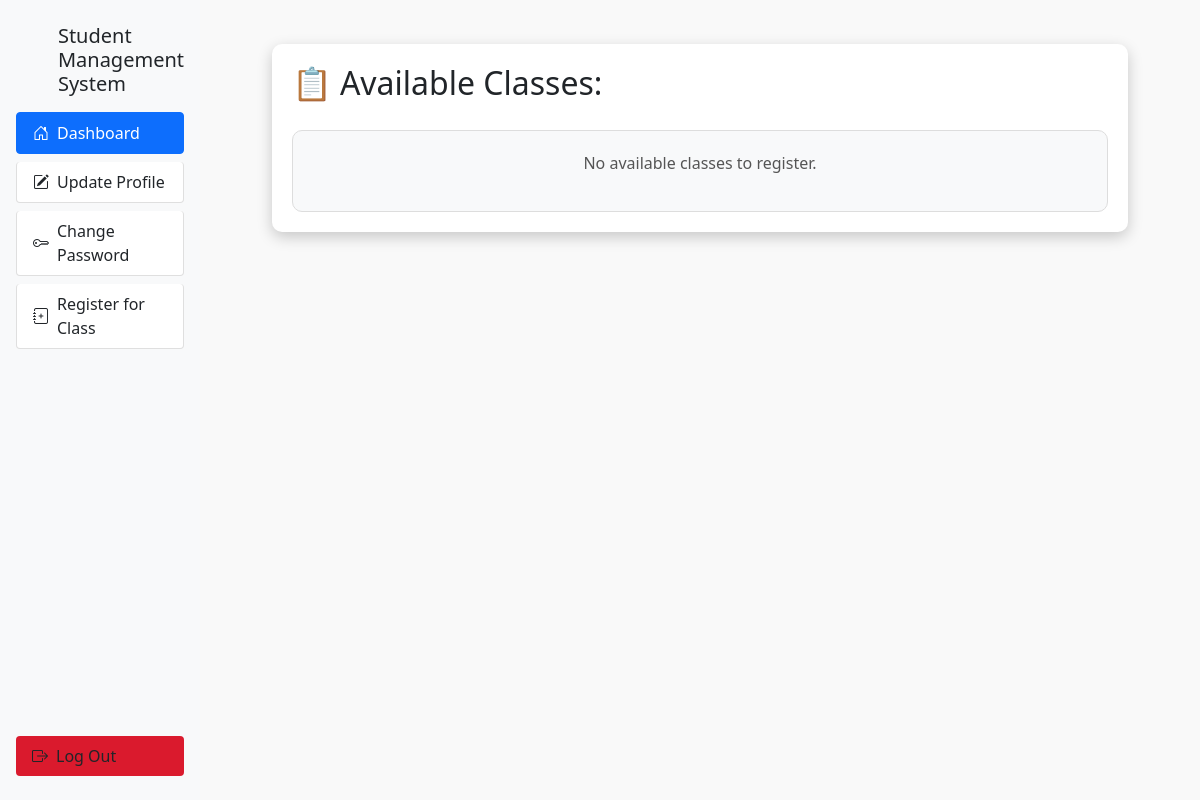
/user/classes/available (signed in), run on an earlier commit of the app's database.
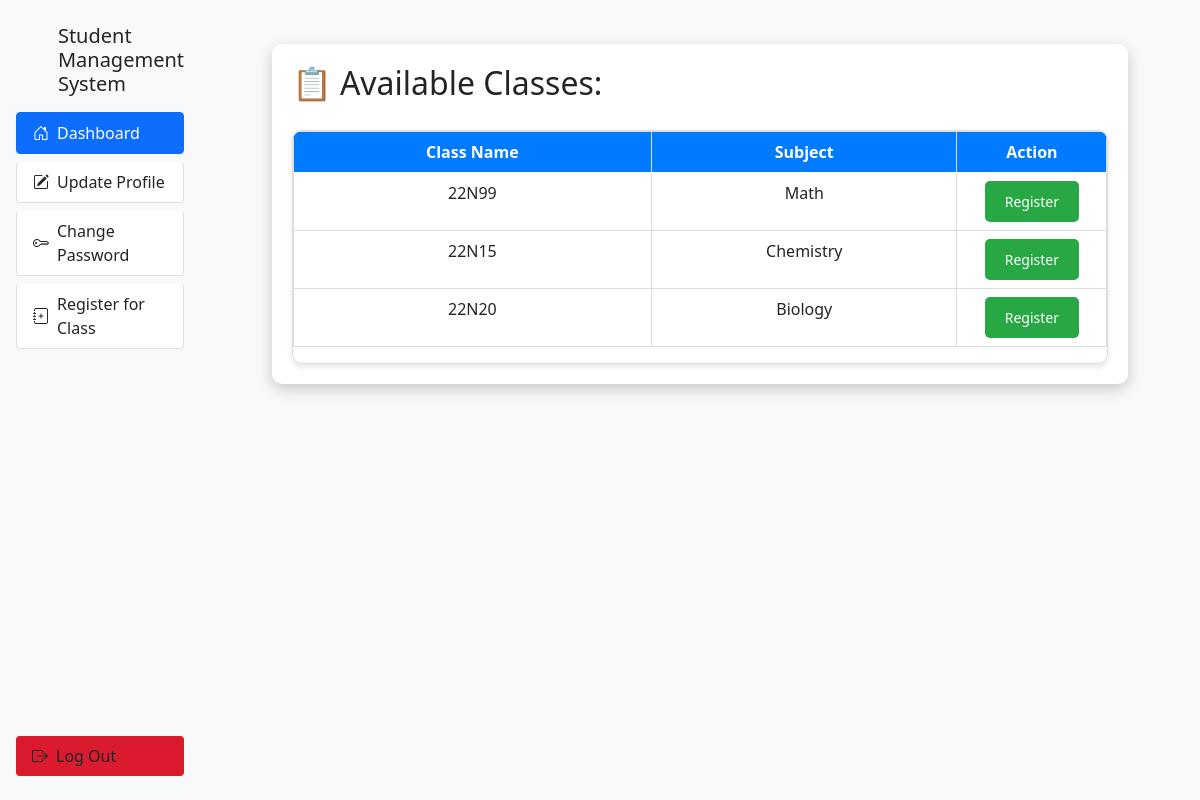
And on a later commit of the database.
### main.py (models this page shows)
class Class(db.Model):
    id_class = db.Column(db.Integer, primary_key=True)
    name = db.Column(db.String(255), nullable=False)
    id_subject = db.Column(db.Integer, db.ForeignKey('subject.id_subject'), nullable=True)
    id_user = db.Column(db.Integer, db.ForeignKey('user.id'), nullable=True)

class Subject(db.Model):
    id_subject = db.Column(db.Integer, primary_key=True)
    name = db.Column(db.String(255), nullable=False)
    id_class = db.Column(db.Integer, db.ForeignKey('class.id_class'), nullable=True)

### main.py (the view)
@app.route('/user/classes/available', methods=['GET'])
def available_classes():
    if not session.get('user_id'):
        flash("You need to log in to view available classes.", "danger")
        return redirect('/')
    user_id = session.get('user_id')
    registered_classes = db.session.query(Student_Class.class_id, Student_Class.status) \
        .filter(Student_Class.user_id == user_id) \
        .all()
    available_classes = db.session.query(Class, Subject.name.label('subject_name')) \
        .outerjoin(Subject, Class.id_subject == Subject.id_subject) \
        .all()
    class_list = []
    registered_dict = {c: status for c, status in registered_classes}  # Chuyển thành dict để tra cứu nhanh
    for class_info, subject_name in available_classes:
        if class_info.id_class in registered_dict:  # Nếu đã đăng ký
            if registered_dict[class_info.id_class] == 0:  # Trạng thái chưa duyệt
                is_registered = True
            else:  # Trạng thái đã duyệt, bỏ qua
                continue
        else:  # Nếu chưa đăng ký
            is_registered = False
        class_list.append((class_info, subject_name, is_registered))
    return render_template('user/available_classes.html', classes=class_list)

### templates/user/available_classes.html (shortened to what this page needs)
{% extends "user/layout.html" %}
{% block content %}
<div class="wrapper">
    <div class="content">
        <div>
            <h2>📋 Available Classes:</h2>
        </div>
        {% if classes %}
        <div class="table-container">
            <table class="table">
                <thead>
                    <tr>
                        <th>Class Name</th>
                        <th>Subject</th>
                        <th style="width:150px">Action</th>
                    </tr>
                </thead>
                <tbody>
                    {% for class_info, subject_name, is_registered in classes %}
                    <tr>
                        <td>{{ class_info.name }}</td>
                        <td>{{ subject_name }}</td>
                        <td class="text-center">
                            {% if is_registered %}
                            <form action="{{ url_for('unregister_class', class_id=class_info.id_class) }}"
                                method="POST">
                                <button type="submit" class="btn btn-danger btn-sm"> Unregister</button>
                            </form>
                            {% else %}
                            <form action="{{ url_for('register_class', class_id=class_info.id_class) }}" method="POST">
                                <button type="submit" class="btn btn-success btn-sm"> Register</button>
                            </form>
                            {% endif %}
                        </td>
                    </tr>
                    {% endfor %}
                </tbody>
            </table>
        </div>
        {% else %}
        <div class="no-classes">
            <p>No available classes to register.</p>
        </div>
        {% endif %}
    </div>
</div>
{% endblock content %}

What changed in the data, as far as the page shows it:
added Class: name "22N99", name "Math"
added Class: name "22N15", name "Chemistry"
added Class: name "22N20", name "Biology"
Also different on the page:
text no longer shown: "No available classes to register."
text now shown: "Class Name Subject Action"
